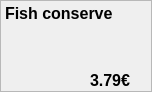
                         <widget class="QFrame" name="frame_6">
                          <property name="minimumSize">
                           <size>
                            <width>152</width>
                            <height>92</height>
                           </size>
                          </property>
                          <property name="maximumSize">
                           <size>
                            <width>152</width>
                            <height>92</height>
                           </size>
                          </property>
                          <property name="frameShape">
                           <enum>QFrame::StyledPanel</enum>
                          </property>
                          <property name="frameShadow">
                           <enum>QFrame::Raised</enum>
                          </property>
                          <widget class="QLabel" name="discountImageLabel5">
                           <property name="geometry">
                            <rect>
                             <x>30</x>
                             <y>20</y>
                             <width>81</width>
                             <height>51</height>
                            </rect>
                           </property>
                           <property name="text">
                            <string/>
                           </property>
                           <property name="pixmap">
                            <pixmap>images/img-fiche-silver-sardine-huile-vegetale.png</pixmap>
                           </property>
                           <property name="scaledContents">
                            <bool>false</bool>
                           </property>
                           <property name="alignment">
                            <set>Qt::AlignCenter</set>
                           </property>
                          </widget>
                          <widget class="QLabel" name="discountPriceLabel5">
                           <property name="geometry">
                            <rect>
                             <x>90</x>
                             <y>70</y>
                             <width>51</width>
                             <height>20</height>
                            </rect>
                           </property>
                           <property name="font">
                            <font>
                             <pointsize>12</pointsize>
                             <weight>75</weight>
                             <bold>true</bold>
                            </font>
                           </property>
                           <property name="text">
                            <string>3.79€</string>
                           </property>
                          </widget>
                          <widget class="QLabel" name="discountNameLabel5">
                           <property name="geometry">
                            <rect>
                             <x>5</x>
                             <y>5</y>
                             <width>131</width>
                             <height>16</height>
                            </rect>
                           </property>
                           <property name="font">
                            <font>
                             <pointsize>12</pointsize>
                             <weight>75</weight>
                             <bold>true</bold>
                            </font>
                           </property>
                           <property name="text">
                            <string>Fish conserve</string>
                           </property>
                          </widget>
                          <widget class="QPushButton" name="discountPushButton5">
                           <property name="geometry">
                            <rect>
                             <x>0</x>
                             <y>0</y>
                             <width>155</width>
                             <height>90</height>
                            </rect>
                           </property>
                           <property name="text">
                            <string/>
                           </property>
                           <property name="flat">
                            <bool>true</bool>
                           </property>
                          </widget>
                          <zorder>discountPriceLabel5</zorder>
                          <zorder>discountNameLabel5</zorder>
                          <zorder>discountImageLabel5</zorder>
                          <zorder>discountPushButton5</zorder>
                         </widget>
